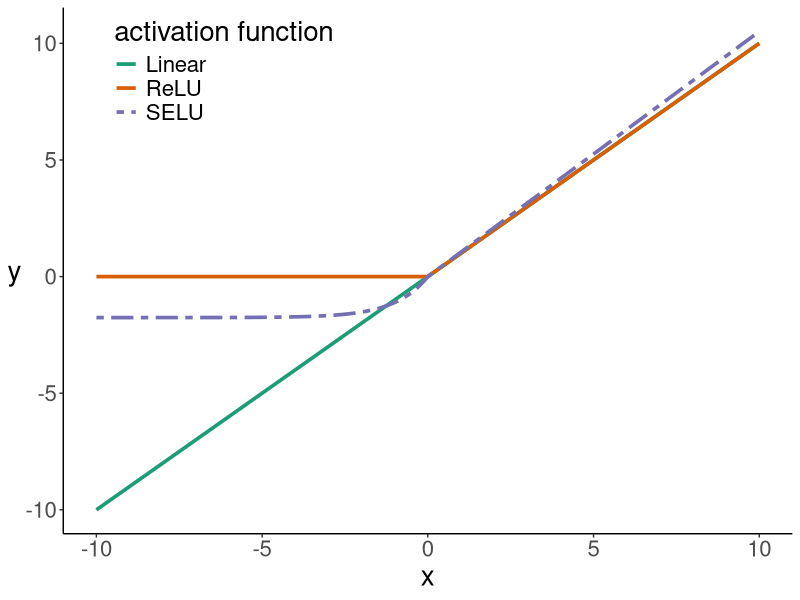

R code for this plot:
library(ggplot2)
x=seq(-10,10,by=0.05)
alpha=1.67326324
lambda=1.05070098
y=x
df3=data.frame(x,y,gp="Linear")

for(i in 1:length(x)){
if(x[i]>0){
	y[i]=lambda*x[i]
}else{
	y[i]=lambda*(alpha*exp(x[i])-alpha)
}
}
df1=data.frame(x,y,gp="SELU")


for(i in 1:length(x)){
if(x[i]>0){
	y[i]=x[i]
}else{
	y[i]=0
}
}
df2=data.frame(x,y,gp="ReLU")


df=rbind(df1,df2,df3)
ggplot(data=df,aes(x=x,y=y, group=gp))+
geom_line(aes(color=gp, linetype=gp), size=1.25)+
scale_color_brewer(name="activation function",palette="Dark2")+
scale_linetype_manual(name="activation function",values=c("solid", "solid", "twodash"))+
theme_classic()+
theme(text = element_text(size=20), legend.position = c(0.22, 0.88),
axis.title.y = element_text(angle = 0, vjust=0.5))
